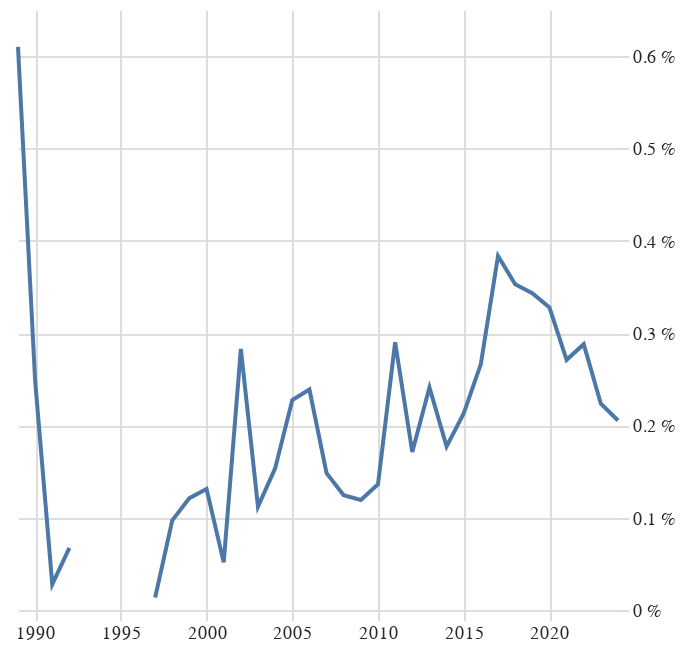

This figure's notebook cell:
### Code cell
grafik("rusk")

### Figure 1 — Vega-Lite specification as saved in the notebook (floating-point values rounded to 4 significant figures)
{"config": {"title": {"font": "Noticia Text", "fontSize": 11.5, "anchor": "start", "lineHeight": 19, "fontWeight": "bolder", "subtitleFont": "Noticia Text", "subtitleFontSize": 10, "subtitleLineHeight": 15, "subtitlePadding": 10, "dy": -10, "color": "#292829", "subtitleColor": "#292829"}, "axis": {"labelFont": "Asap", "titleFont": "Asap", "fontWeight": "lighter", "titleFontWeight": "lighter", "labelFontSize": 9, "titleFontSize": 9, "labelPadding": 2, "titlePadding": 9, "domainOpacity": 0, "tickColor": "#DCDDD6", "labelColor": "#292829"}, "legend": {"labelFont": "Asap", "labelFontWeight": "normal", "titleFont": "Asap", "titleFontWeight": "normal", "labelFontSize": 9, "titleFontSize": 9, "labelColor": "#292829"}, "view": {"stroke": "transparent"}}, "data": {"name": "data-74ff49501e6d5971d06f538629eb07bd"}, "mark": {"type": "line"}, "encoding": {"x": {"axis": {"title": null}, "field": "rok", "type": "temporal"}, "y": {"axis": {"domainOpacity": 0, "labelExpr": "datum.label * 100 + ' %'", "orient": "right", "tickColor": "#DCDDD6", "title": null}, "field": "podil", "type": "quantitative"}}, "$schema": "https://vega.github.io/schema/vega-lite/v5.8.0.json", "datasets": {"data-74ff49501e6d5971d06f538629eb07bd": [{"pocet": 19.0, "rok": "1989-01-01T00:00:00", "len_right": 3115, "podil": 0.0061, "zanr": "rusk"}, {"pocet": 8.0, "rok": "1990-01-01T00:00:00", "len_right": 3220, "podil": 0.002484, "zanr": "rusk"}, {"pocet": 1.0, "rok": "1991-01-01T00:00:00", "len_right": 3598, "podil": 0.0002779, "zanr": "rusk"}, {"pocet": 3.0, "rok": "1992-01-01T00:00:00", "len_right": 4452, "podil": 0.0006739, "zanr": "rusk"}, {"pocet": null, "rok": "1993-01-01T00:00:00", "len_right": 5949, "podil": null, "zanr": "rusk"}, {"pocet": null, "rok": "1994-01-01T00:00:00", "len_right": 6067, "podil": null, "zanr": "rusk"}, {"pocet": 3.0, "rok": "1995-01-01T00:00:00", "len_right": 6784, "podil": 0.0004422, "zanr": "rusk"}, {"pocet": null, "rok": "1996-01-01T00:00:00", "len_right": 7014, "podil": null, "zanr": "rusk"}, {"pocet": 1.0, "rok": "1997-01-01T00:00:00", "len_right": 7395, "podil": 0.0001352, "zanr": "rusk"}, {"pocet": 7.0, "rok": "1998-01-01T00:00:00", "len_right": 7210, "podil": 0.0009709, "zanr": "rusk"}, {"pocet": 9.0, "rok": "1999-01-01T00:00:00", "len_right": 7427, "podil": 0.001212, "zanr": "rusk"}, {"pocet": 10.0, "rok": "2000-01-01T00:00:00", "len_right": 7629, "podil": 0.001311, "zanr": "rusk"}, {"pocet": 4.0, "rok": "2001-01-01T00:00:00", "len_right": 7757, "podil": 0.0005157, "zanr": "rusk"}, {"pocet": 22.0, "rok": "2002-01-01T00:00:00", "len_right": 7776, "podil": 0.002829, "zanr": "rusk"}, {"pocet": 9.0, "rok": "2003-01-01T00:00:00", "len_right": 8038, "podil": 0.00112, "zanr": "rusk"}, {"pocet": 13.0, "rok": "2004-01-01T00:00:00", "len_right": 8477, "podil": 0.001534, "zanr": "rusk"}, {"pocet": 20.0, "rok": "2005-01-01T00:00:00", "len_right": 8791, "podil": 0.002275, "zanr": "rusk"}, {"pocet": 22.0, "rok": "2006-01-01T00:00:00", "len_right": 9212, "podil": 0.002388, "zanr": "rusk"}, {"pocet": 14.0, "rok": "2007-01-01T00:00:00", "len_right": 9446, "podil": 0.001482, "zanr": "rusk"}, {"pocet": 12.0, "rok": "2008-01-01T00:00:00", "len_right": 9643, "podil": 0.001244, "zanr": "rusk"}, {"pocet": 11.0, "rok": "2009-01-01T00:00:00", "len_right": 9230, "podil": 0.001192, "zanr": "rusk"}, {"pocet": 13.0, "rok": "2010-01-01T00:00:00", "len_right": 9538, "podil": 0.001363, "zanr": "rusk"}, {"pocet": 28.0, "rok": "2011-01-01T00:00:00", "len_right": 9652, "podil": 0.002901, "zanr": "rusk"}, {"pocet": 16.0, "rok": "2012-01-01T00:00:00", "len_right": 9345, "podil": 0.001712, "zanr": "rusk"}, {"pocet": 23.0, "rok": "2013-01-01T00:00:00", "len_right": 9541, "podil": 0.002411, "zanr": "rusk"}, {"pocet": 17.0, "rok": "2014-01-01T00:00:00", "len_right": 9587, "podil": 0.001773, "zanr": "rusk"}, {"pocet": 21.0, "rok": "2015-01-01T00:00:00", "len_right": 9866, "podil": 0.002129, "zanr": "rusk"}, {"pocet": 25.0, "rok": "2016-01-01T00:00:00", "len_right": 9386, "podil": 0.002664, "zanr": "rusk"}, {"pocet": 36.0, "rok": "2017-01-01T00:00:00", "len_right": 9388, "podil": 0.003835, "zanr": "rusk"}, {"pocet": 34.0, "rok": "2018-01-01T00:00:00", "len_right": 9637, "podil": 0.003528, "zanr": "rusk"}, {"pocet": 32.0, "rok": "2019-01-01T00:00:00", "len_right": 9326, "podil": 0.003431, "zanr": "rusk"}, {"pocet": 29.0, "rok": "2020-01-01T00:00:00", "len_right": 8845, "podil": 0.003279, "zanr": "rusk"}, {"pocet": 24.0, "rok": "2021-01-01T00:00:00", "len_right": 8856, "podil": 0.00271, "zanr": "rusk"}, {"pocet": 25.0, "rok": "2022-01-01T00:00:00", "len_right": 8682, "podil": 0.00288, "zanr": "rusk"}, {"pocet": 18.0, "rok": "2023-01-01T00:00:00", "len_right": 8054, "podil": 0.002235, "zanr": "rusk"}, {"pocet": 15.0, "rok": "2024-01-01T00:00:00", "len_right": 7306, "podil": 0.002053, "zanr": "rusk"}]}}
